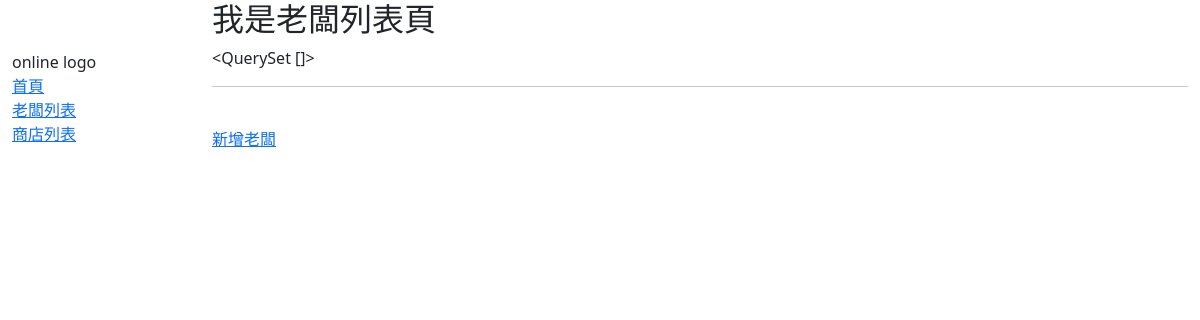
Page /online/employers/ on the earlier database version.
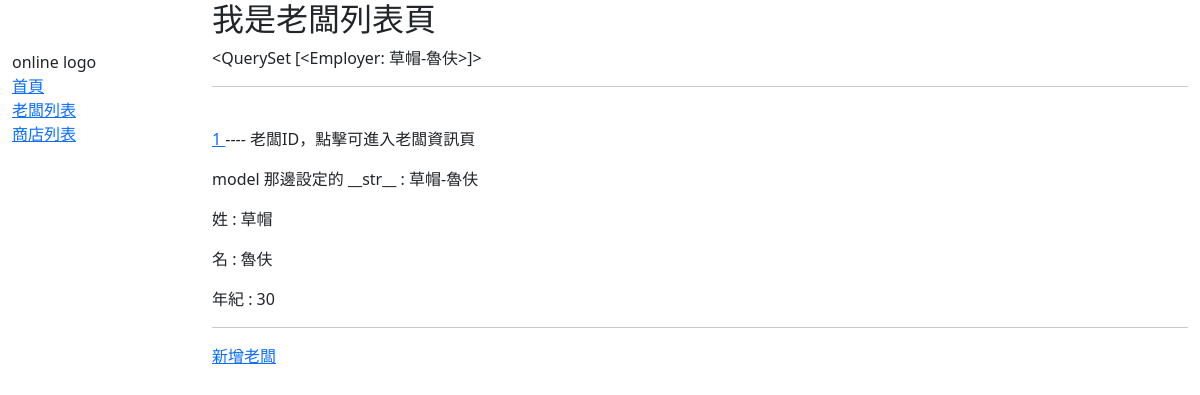
Same page on the later database version.
### online/models.py (models this page shows)
class Employer(models.Model):
    first_name = models.CharField(max_length=100)
    last_name = models.CharField(max_length=100)
    age = models.PositiveIntegerField()
    class Meta:
        ordering = ['last_name', 'first_name']
    def get_absolute_url(self):
        return reverse('employer-detail', args=[str(self.id)])
    def __str__(self):
        return f'{self.first_name}-{self.last_name}'

### online/views.py (the view)
# urls.py: path("employers/", views.EmployerListView.as_view(), name='employer-list'),
class EmployerListView(generic.ListView):
    model = Employer

### online/templates/online/employer_list.html
{% extends 'sidebar.html' %}
{% block content %}
<h2>我是老闆列表頁</h2>
{{ employer_list }}
<hr>
<br>
{% for employer in employer_list %}
  <p>
    <a href="{{ employer.get_absolute_url }}">
      {{ employer.id }}
    </a>
    ----  老闆ID，點擊可進入老闆資訊頁
  </p>
  <p> model 那邊設定的 __str__ : {{ employer }}</p>
  <p>姓 : {{ employer.first_name }}</p>
  <p>名 : {{ employer.last_name }}</p>
  <p>年紀 : {{ employer.age }}</p>
  <hr>
{% endfor %}
<a href="{% url 'employer-create' %}">新增老闆</a>
{% endblock %}

Differences in the rows shown:
added Employer: first_name+last_name "<QuerySet [<Employer: 草帽-魯伕>]>", id "1", first_name+last_name "草帽-魯伕", first_name "草帽", last_name "魯伕", age "30"
Other differences:
{{ employer_list }}: "<QuerySet []>" → (not shown)
